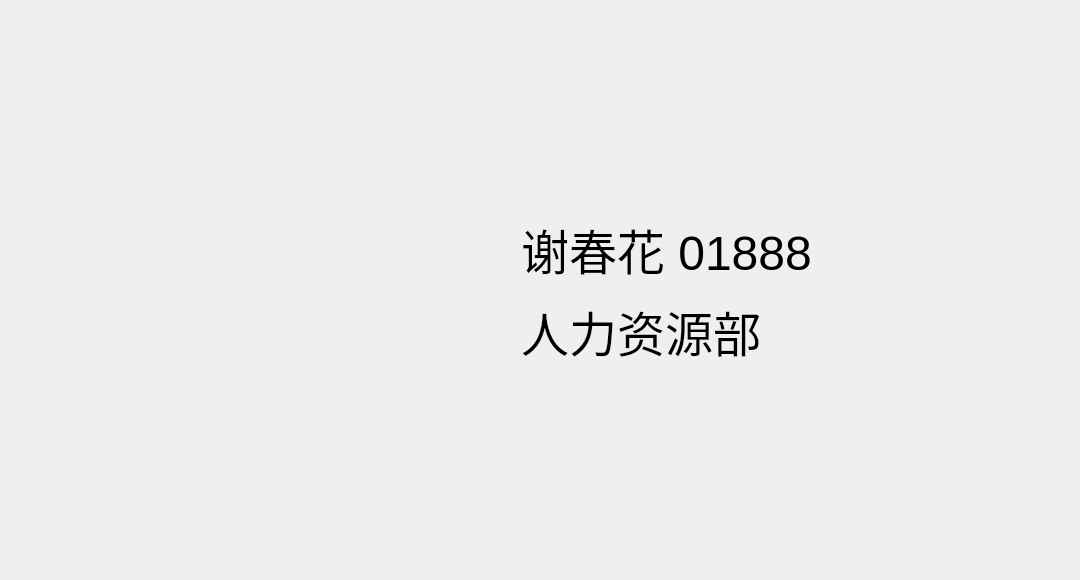
<?xml version="1.0" encoding="UTF-8"?>
<ui version="4.0">
 <class>CurrentSign</class>
 <widget class="QDialog" name="CurrentSign">
  <property name="geometry">
   <rect>
    <x>0</x>
    <y>0</y>
    <width>1080</width>
    <height>580</height>
   </rect>
  </property>
  <property name="windowTitle">
   <string>Dialog</string>
  </property>
  <property name="styleSheet">
   <string notr="true">border-image: url(:/sign_image/Invango/bg_ avatar1 .png);</string>
  </property>
  <layout class="QVBoxLayout" name="verticalLayout" stretch="15,28,15">
   <item>
    <spacer name="verticalSpacer_2">
     <property name="orientation">
      <enum>Qt::Vertical</enum>
     </property>
     <property name="sizeHint" stdset="0">
      <size>
       <width>20</width>
       <height>139</height>
      </size>
     </property>
    </spacer>
   </item>
   <item>
    <layout class="QHBoxLayout" name="horizontalLayout" stretch="14,25,6,35,14">
     <item>
      <spacer name="horizontalSpacer">
       <property name="orientation">
        <enum>Qt::Horizontal</enum>
       </property>
       <property name="sizeHint" stdset="0">
        <size>
         <width>40</width>
         <height>20</height>
        </size>
       </property>
      </spacer>
     </item>
     <item>
      <widget class="QLabel" name="label_2">
       <property name="styleSheet">
        <string notr="true">border-image: url(:/sign_image/Invango/bg_ avatar2.png);</string>
       </property>
       <property name="text">
        <string/>
       </property>
      </widget>
     </item>
     <item>
      <spacer name="horizontalSpacer_3">
       <property name="orientation">
        <enum>Qt::Horizontal</enum>
       </property>
       <property name="sizeHint" stdset="0">
        <size>
         <width>40</width>
         <height>20</height>
        </size>
       </property>
      </spacer>
     </item>
     <item>
      <widget class="QLabel" name="label">
       <property name="text">
        <string>&lt;html&gt;&lt;head/&gt;&lt;body&gt;&lt;p&gt;&lt;span style=&quot; font-size:36pt;&quot;&gt;谢春花         01888&lt;/span&gt;&lt;/p&gt;&lt;p&gt;&lt;span style=&quot; font-size:36pt;&quot;&gt;人力资源部&lt;/span&gt;&lt;/p&gt;&lt;/body&gt;&lt;/html&gt;</string>
       </property>
      </widget>
     </item>
     <item>
      <spacer name="horizontalSpacer_2">
       <property name="orientation">
        <enum>Qt::Horizontal</enum>
       </property>
       <property name="sizeHint" stdset="0">
        <size>
         <width>40</width>
         <height>20</height>
        </size>
       </property>
      </spacer>
     </item>
    </layout>
   </item>
   <item>
    <spacer name="verticalSpacer">
     <property name="orientation">
      <enum>Qt::Vertical</enum>
     </property>
     <property name="sizeHint" stdset="0">
      <size>
       <width>20</width>
       <height>139</height>
      </size>
     </property>
    </spacer>
   </item>
  </layout>
 </widget>
 <resources/>
 <connections/>
</ui>
